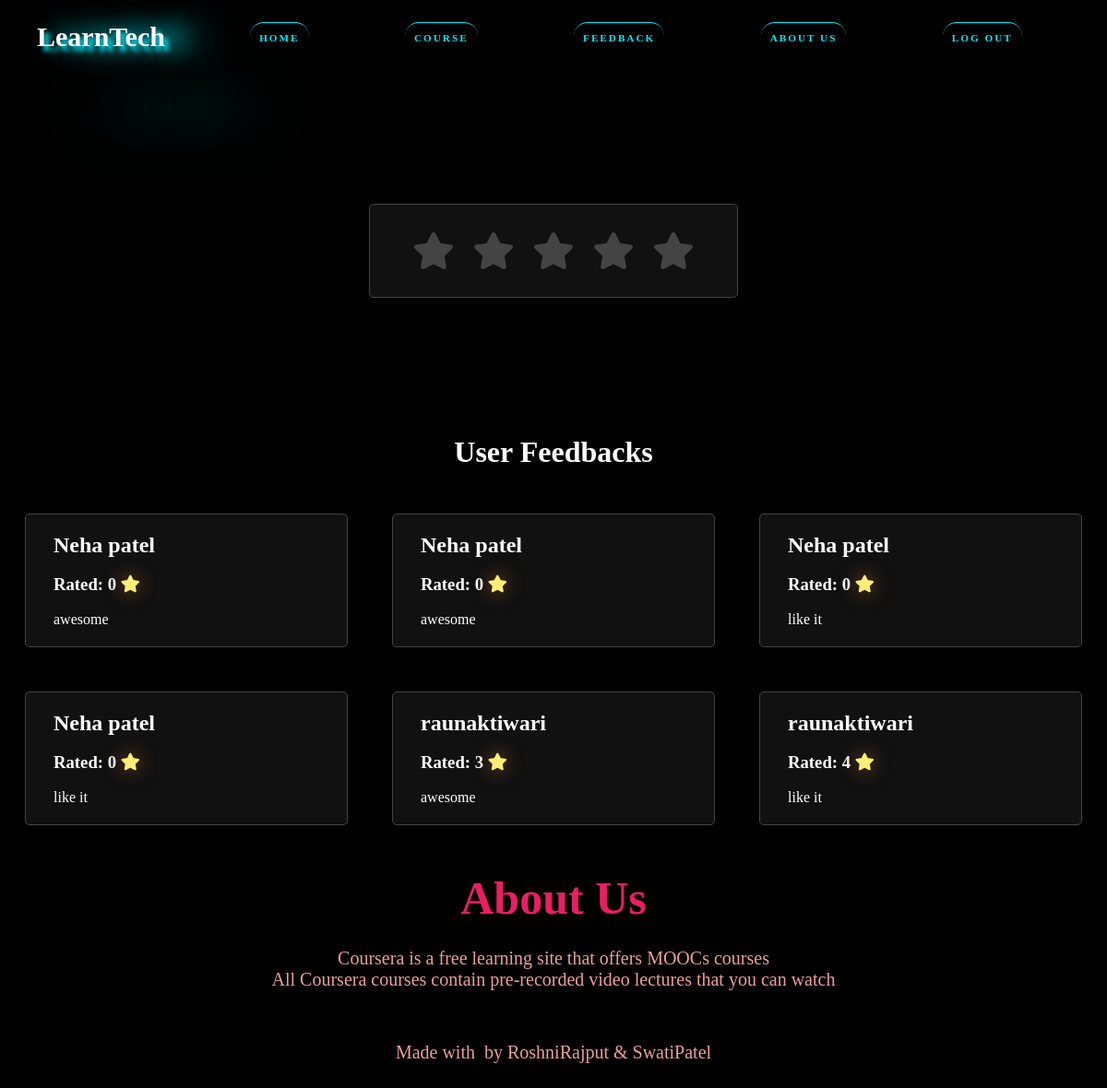
The app's page /star.php (signed in) with its own data.
### tables this page shows
CREATE TABLE `feedback` (
  `id` int(100) NOT NULL,
  `username` varchar(50) NOT NULL,
  `feedback` text NOT NULL,
  `stars` int(11) NOT NULL
);

### star.php (the view, shortened to what this page needs)
<?php
$mysqli = require __DIR__ . "/php/dbcon.php";
$sql = "select * from feedback";
$result = $mysqli->query($sql);
?>
<!DOCTYPE html>
<html lang="en" dir="ltr">
  <head>
    <link rel="stylesheet" href="css/star.css">
    <link rel="stylesheet" href="https://cdnjs.cloudflare.com/ajax/libs/font-awesome/5.15.3/css/all.min.css"/>
  </head>
  <body>
<br><br><br><br>
  <div class="star-area">
  <form action="php/process-feedback.php" method="post">
    <div class="container">
      <div class="star-widget">
        <label for="rate-5" class="fas fa-star"></label>
        <label for="rate-4" class="fas fa-star"></label>
        <label for="rate-3" class="fas fa-star"></label>
        <label for="rate-2" class="fas fa-star"></label>
        <label for="rate-1" class="fas fa-star"></label>
      </div>
    </div>
  </form>
  </div>
    <div class="feedback-area">
    <h1 class="fb-head">User Feedbacks</h1>
    <?php
    while($row = $result->fetch_assoc()) {
    $username = $row['username'];
    $feedback = $row['feedback'];
    $stars = $row['stars'];
    echo "<div class='feedback-box'>
    <h2>$username</h2>
    <br>
    <h3>Rated: $stars <span class='fas fa-star show-star'</span></h3>
	<br>
    <p>$feedback</p>
    </div>";
    }
    ?>
    </div>
<section class="footer">
        <h4> About Us</h4>
             Coursera is a free learning site that offers MOOCs courses <br>
                All Coursera courses contain pre-recorded video lectures that you can watch
            <div class="icons">
                <i class="fa fa-facebook"></i>
                <i class="fa fa-twitter"></i>
                <i class="fa fa-instagram"></i>
                <i class="fa fa-linkedin"></i>
            </div>
            Made with <i class="fa fa-heart-o"></i> by RoshniRajput & SwatiPatel
    </section>
  </body>
</html>

### css/star.css (style rules this page uses)
* { margin: 0; padding: 0; box-sizing: border-box; font-family:'bad script' cursive; }
body { background: #000; }
.star-area { display: grid; height: 50vh; place-items: center; text-align: center; }
.container { position: relative; width: 400px; background: #111; padding: 20px 30px; border: 1px solid #444; border-radius: 5px; display: flex; align-items: center; justify-content: center; flex-direction: column; }
.star-widget label { font-size: 40px; color: #444; padding: 10px; float: right; transition: all 0.2s ease; }
.feedback-area { color: white; display: flex; gap: 3rem; justify-content: center; flex-wrap: wrap; }
.fb-head { text-align: center; width: 100%; }
.show-star { color: #fe7; text-shadow: 0 0 20px #952; }
.feedback-box { width: 350px; background: #111; padding: 20px 30px; border: 1px solid #444; border-radius: 5px; }
.footer { width: 100%; text-align: center; padding: 30px 0; color: #ee9e9e; font-size: 20px; }
.footer h4 { margin-bottom: 25px; margin-top: 20px; font-weight: 600; font-size: 50px; color: #e91e63; }
.icons .fa { color: #f44336; margin: 0 13px; cursor: pointer; padding: 18px 0; }

### css/nav.css (style rules this page uses)
nav { background-color: #000; width: 100%; height: 80px; position: block; }
.company { color: white; font-size: 30px; margin: 0 40px; line-height: 80px; font-weight: bold; text-shadow:5px 5px 5px #03e9fa, 20px 0px 25px #03e9fa, 40px 0px 40px #03e9fa, 80px 75px 75px #03e9fa; }
nav ul { float: right; margin-right: 40px; }
nav ul li { display: inline-block; padding: 0 20px; line-height: 80px; }
nav ul li a { color: #03e9fa; font-size: 18px; text-decoration: none; text-transform: uppercase; padding: 10px 10px; margin: 40px 0; letter-spacing: 2px; border-top: 1px solid #03e9fa; border-radius: 15px; font-weight: bold; }
.sticky { position: fixed; top: 0; width: 100%; z-index: 10; }
@media (max-width:1250px) { nav { display: flex; justify-content: space-between; } }
@media (max-width:1250px) { ul { display: flex; flex: 1; } }
@media (max-width:1250px) { nav ul li a { font-size: 70%; margin: auto; } }
@media (max-width:1250px) { li { width: auto; margin: auto; } }

### records on screen
feedback: username "Neha patel", stars "0", feedback "awesome"
feedback: username "Neha patel", stars "0", feedback "awesome"
feedback: username "Neha patel", stars "0", feedback "like it"
feedback: username "Neha patel", stars "0", feedback "like it"
feedback: username "raunaktiwari", stars "3", feedback "awesome"
feedback: username "raunaktiwari", stars "4", feedback "like it"
